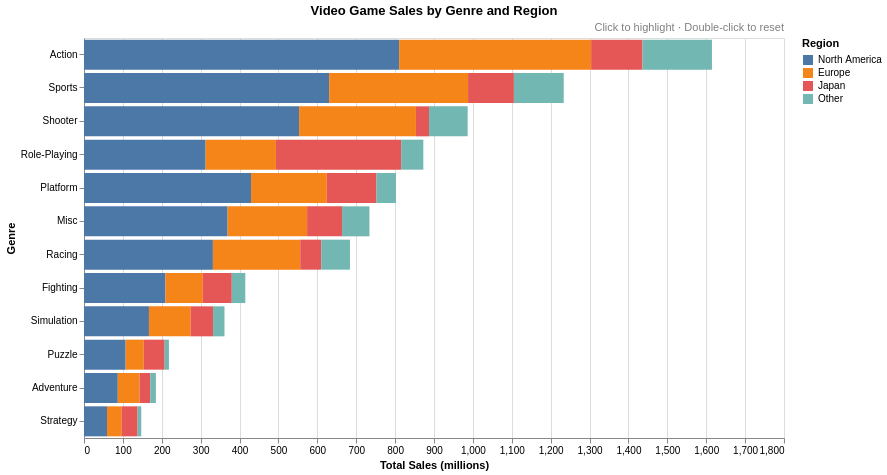

Here is the notebook cell this chart was saved with:
### Code cell
import pandas as pd
import altair as alt

df = pd.read_csv('videogamesales.csv')
df = df.dropna(subset=['Year'])
df['Publisher'] = df['Publisher'].fillna('Unknown')
df['Year'] = df['Year'].astype(int)
df = df[(df['Year'] >= 1980) & (df['Year'] <= 2016)]

genre_region = (
    df.groupby('Genre')[['NA_Sales', 'EU_Sales', 'JP_Sales', 'Other_Sales']]
    .sum()
    .reset_index())

genre_region['Total'] = genre_region[['NA_Sales', 'EU_Sales', 'JP_Sales', 'Other_Sales']].sum(axis=1)

for region, col in [('NA', 'NA_Sales'), ('EU', 'EU_Sales'), ('JP', 'JP_Sales'), ('Other', 'Other_Sales')]:
    genre_region[f'{region}_Pct'] = (genre_region[col] / genre_region['Total'] * 100).round(1)

genre_long = genre_region.melt(
    id_vars=['Genre', 'Total', 'NA_Pct', 'EU_Pct', 'JP_Pct', 'Other_Pct'],
    value_vars=['NA_Sales', 'EU_Sales', 'JP_Sales', 'Other_Sales'],
    var_name='Region',
    value_name='Sales')

genre_long['Region'] = genre_long['Region'].map({
    'NA_Sales': 'North America',
    'EU_Sales': 'Europe',
    'JP_Sales': 'Japan',
    'Other_Sales': 'Other'})

genre_long['Pct'] = genre_long.apply(
    lambda row: genre_region.loc[
        genre_region['Genre'] == row['Genre'],
        {'North America': 'NA_Pct', 'Europe': 'EU_Pct', 'Japan': 'JP_Pct', 'Other': 'Other_Pct'}[row['Region']]
    ].values[0], axis=1)

sort_options = {
    key: genre_region.sort_values(col, ascending=False)['Genre'].tolist()
    for key, col in [('Total Sales', 'Total'), ('NA Sales', 'NA_Sales'), ('EU Sales', 'EU_Sales'), ('JP Sales', 'JP_Sales')]
}

color_map = {
    'North America': '#4C78A8',
    'Europe':        '#F58518',
    'Japan':         '#E45756',
    'Other':         '#72B7B2'}

highlight = alt.selection_point(fields=['Genre'], on='click', empty='all')

bars = (
    alt.Chart(genre_long)
    .mark_bar()
    .encode(
        x=alt.X('Sales:Q', title='Total Sales (millions)'),
        y=alt.Y('Genre:N', title='Genre', sort=sort_options['Total Sales']),
        color=alt.Color('Region:N',
            scale=alt.Scale(domain=list(color_map.keys()), range=list(color_map.values())),
            legend=alt.Legend(title='Region')),
        opacity=alt.condition(highlight, alt.value(1.0), alt.value(0.3)),
        tooltip=[
            alt.Tooltip('Genre:N', title='Genre'),
            alt.Tooltip('Region:N', title='Region'),
            alt.Tooltip('Sales:Q', title='Sales (M)', format='.1f'),
            alt.Tooltip('Pct:Q', title='% of Genre Total', format='.1f'),
            alt.Tooltip('Total:Q', title='Genre Total (M)', format='.1f')])
    .add_params(highlight)
    .properties(width=700, height=400, title='Video Game Sales by Genre and Region'))

note = (
    alt.Chart({'values': [{}]})
    .mark_text(align='right', color='gray', fontSize=11)
    .encode(
        x=alt.value(700),
        y=alt.value(-10),
        text=alt.value('Click to highlight · Double-click to reset')))

(bars + note)

### Figure 1 — Vega-Lite specification as saved in the notebook (floating-point values rounded to 4 significant figures)
{"config": {"view": {"continuousWidth": 300, "continuousHeight": 300}}, "layer": [{"data": {"name": "data-09096cf95cfa2ae25aed7c248ce028a6"}, "mark": {"type": "bar"}, "encoding": {"color": {"field": "Region", "legend": {"title": "Region"}, "scale": {"domain": ["North America", "Europe", "Japan", "Other"], "range": ["#4C78A8", "#F58518", "#E45756", "#72B7B2"]}, "type": "nominal"}, "opacity": {"condition": {"param": "param_4c057a77f87136eb", "value": 1.0}, "value": 0.3}, "tooltip": [{"field": "Genre", "title": "Genre", "type": "nominal"}, {"field": "Region", "title": "Region", "type": "nominal"}, {"field": "Sales", "format": ".1f", "title": "Sales (M)", "type": "quantitative"}, {"field": "Pct", "format": ".1f", "title": "% of Genre Total", "type": "quantitative"}, {"field": "Total", "format": ".1f", "title": "Genre Total (M)", "type": "quantitative"}], "x": {"field": "Sales", "title": "Total Sales (millions)", "type": "quantitative"}, "y": {"field": "Genre", "sort": ["Action", "Sports", "Shooter", "Role-Playing", "Platform", "Misc", "Racing", "Fighting", "Simulation", "Puzzle", "Adventure", "Strategy"], "title": "Genre", "type": "nominal"}}, "name": "view_a944a92a714587db_0", "title": "Video Game Sales by Genre and Region"}, {"data": {"name": "empty"}, "mark": {"type": "text", "align": "right", "color": "gray", "fontSize": 11}, "encoding": {"text": {"value": "Click to highlight · Double-click to reset"}, "x": {"value": 700}, "y": {"value": -10}}}], "height": 400, "params": [{"name": "param_4c057a77f87136eb", "select": {"type": "point", "fields": ["Genre"], "on": "click"}, "views": ["view_a944a92a714587db_0"]}], "width": 700, "$schema": "https://vega.github.io/schema/vega-lite/v6.1.0.json", "datasets": {"data-09096cf95cfa2ae25aed7c248ce028a6": [{"Genre": "Action", "Total": 1615.0, "NA_Pct": 50.2, "EU_Pct": 30.6, "JP_Pct": 8.2, "Other_Pct": 11.1, "Region": "North America", "Sales": 810.3, "Pct": 50.2}, {"Genre": "Adventure", "Total": 184.8, "NA_Pct": 47.0, "EU_Pct": 30.3, "JP_Pct": 14.9, "Other_Pct": 7.8, "Region": "North America", "Sales": 86.91, "Pct": 47.0}, {"Genre": "Fighting", "Total": 414.8, "NA_Pct": 50.5, "EU_Pct": 23.1, "JP_Pct": 18.0, "Other_Pct": 8.4, "Region": "North America", "Sales": 209.6, "Pct": 50.5}, {"Genre": "Misc", "Total": 734.0, "NA_Pct": 50.3, "EU_Pct": 27.9, "JP_Pct": 12.2, "Other_Pct": 9.6, "Region": "North America", "Sales": 369.2, "Pct": 50.3}, {"Genre": "Platform", "Total": 802.2, "NA_Pct": 53.5, "EU_Pct": 24.3, "JP_Pct": 15.9, "Other_Pct": 6.2, "Region": "North America", "Sales": 429.5, "Pct": 53.5}, {"Genre": "Puzzle", "Total": 218.4, "NA_Pct": 49.0, "EU_Pct": 21.3, "JP_Pct": 24.6, "Other_Pct": 5.1, "Region": "North America", "Sales": 107.1, "Pct": 49.0}, {"Genre": "Racing", "Total": 683.9, "NA_Pct": 48.5, "EU_Pct": 32.8, "JP_Pct": 7.9, "Other_Pct": 10.8, "Region": "North America", "Sales": 331.5, "Pct": 48.5}, {"Genre": "Role-Playing", "Total": 872.5, "NA_Pct": 35.8, "EU_Pct": 20.7, "JP_Pct": 36.9, "Other_Pct": 6.5, "Region": "North America", "Sales": 312.7, "Pct": 35.8}, {"Genre": "Shooter", "Total": 986.6, "NA_Pct": 56.1, "EU_Pct": 30.5, "JP_Pct": 3.4, "Other_Pct": 10.1, "Region": "North America", "Sales": 553.1, "Pct": 56.1}, {"Genre": "Simulation", "Total": 361.3, "NA_Pct": 46.2, "EU_Pct": 29.7, "JP_Pct": 15.9, "Other_Pct": 8.1, "Region": "North America", "Sales": 167.0, "Pct": 46.2}, {"Genre": "Sports", "Total": 1234.0, "NA_Pct": 51.1, "EU_Pct": 29.0, "JP_Pct": 9.6, "Other_Pct": 10.4, "Region": "North America", "Sales": 630.4, "Pct": 51.1}, {"Genre": "Strategy", "Total": 147.2, "NA_Pct": 40.1, "EU_Pct": 25.8, "JP_Pct": 27.6, "Other_Pct": 6.4, "Region": "North America", "Sales": 59.1, "Pct": 40.1}, {"Genre": "Action", "Total": 1615.0, "NA_Pct": 50.2, "EU_Pct": 30.6, "JP_Pct": 8.2, "Other_Pct": 11.1, "Region": "Europe", "Sales": 493.7, "Pct": 30.6}, {"Genre": "Adventure", "Total": 184.8, "NA_Pct": 47.0, "EU_Pct": 30.3, "JP_Pct": 14.9, "Other_Pct": 7.8, "Region": "Europe", "Sales": 55.98, "Pct": 30.3}, {"Genre": "Fighting", "Total": 414.8, "NA_Pct": 50.5, "EU_Pct": 23.1, "JP_Pct": 18.0, "Other_Pct": 8.4, "Region": "Europe", "Sales": 95.88, "Pct": 23.1}, {"Genre": "Misc", "Total": 734.0, "NA_Pct": 50.3, "EU_Pct": 27.9, "JP_Pct": 12.2, "Other_Pct": 9.6, "Region": "Europe", "Sales": 204.4, "Pct": 27.9}, {"Genre": "Platform", "Total": 802.2, "NA_Pct": 53.5, "EU_Pct": 24.3, "JP_Pct": 15.9, "Other_Pct": 6.2, "Region": "Europe", "Sales": 194.7, "Pct": 24.3}, {"Genre": "Puzzle", "Total": 218.4, "NA_Pct": 49.0, "EU_Pct": 21.3, "JP_Pct": 24.6, "Other_Pct": 5.1, "Region": "Europe", "Sales": 46.63, "Pct": 21.3}, {"Genre": "Racing", "Total": 683.9, "NA_Pct": 48.5, "EU_Pct": 32.8, "JP_Pct": 7.9, "Other_Pct": 10.8, "Region": "Europe", "Sales": 224.5, "Pct": 32.8}, {"Genre": "Role-Playing", "Total": 872.5, "NA_Pct": 35.8, "EU_Pct": 20.7, "JP_Pct": 36.9, "Other_Pct": 6.5, "Region": "Europe", "Sales": 180.9, "Pct": 20.7}, {"Genre": "Shooter", "Total": 986.6, "NA_Pct": 56.1, "EU_Pct": 30.5, "JP_Pct": 3.4, "Other_Pct": 10.1, "Region": "Europe", "Sales": 300.5, "Pct": 30.5}, {"Genre": "Simulation", "Total": 361.3, "NA_Pct": 46.2, "EU_Pct": 29.7, "JP_Pct": 15.9, "Other_Pct": 8.1, "Region": "Europe", "Sales": 107.5, "Pct": 29.7}, {"Genre": "Sports", "Total": 1234.0, "NA_Pct": 51.1, "EU_Pct": 29.0, "JP_Pct": 9.6, "Other_Pct": 10.4, "Region": "Europe", "Sales": 357.3, "Pct": 29.0}, {"Genre": "Strategy", "Total": 147.2, "NA_Pct": 40.1, "EU_Pct": 25.8, "JP_Pct": 27.6, "Other_Pct": 6.4, "Region": "Europe", "Sales": 38.03, "Pct": 25.8}, {"Genre": "Action", "Total": 1615.0, "NA_Pct": 50.2, "EU_Pct": 30.6, "JP_Pct": 8.2, "Other_Pct": 11.1, "Region": "Japan", "Sales": 132.0, "Pct": 8.2}, {"Genre": "Adventure", "Total": 184.8, "NA_Pct": 47.0, "EU_Pct": 30.3, "JP_Pct": 14.9, "Other_Pct": 7.8, "Region": "Japan", "Sales": 27.51, "Pct": 14.9}, {"Genre": "Fighting", "Total": 414.8, "NA_Pct": 50.5, "EU_Pct": 23.1, "JP_Pct": 18.0, "Other_Pct": 8.4, "Region": "Japan", "Sales": 74.55, "Pct": 18.0}, {"Genre": "Misc", "Total": 734.0, "NA_Pct": 50.3, "EU_Pct": 27.9, "JP_Pct": 12.2, "Other_Pct": 9.6, "Region": "Japan", "Sales": 89.86, "Pct": 12.2}, {"Genre": "Platform", "Total": 802.2, "NA_Pct": 53.5, "EU_Pct": 24.3, "JP_Pct": 15.9, "Other_Pct": 6.2, "Region": "Japan", "Sales": 127.9, "Pct": 15.9}, {"Genre": "Puzzle", "Total": 218.4, "NA_Pct": 49.0, "EU_Pct": 21.3, "JP_Pct": 24.6, "Other_Pct": 5.1, "Region": "Japan", "Sales": 53.63, "Pct": 24.6}, {"Genre": "Racing", "Total": 683.9, "NA_Pct": 48.5, "EU_Pct": 32.8, "JP_Pct": 7.9, "Other_Pct": 10.8, "Region": "Japan", "Sales": 54.05, "Pct": 7.9}, {"Genre": "Role-Playing", "Total": 872.5, "NA_Pct": 35.8, "EU_Pct": 20.7, "JP_Pct": 36.9, "Other_Pct": 6.5, "Region": "Japan", "Sales": 321.9, "Pct": 36.9}, {"Genre": "Shooter", "Total": 986.6, "NA_Pct": 56.1, "EU_Pct": 30.5, "JP_Pct": 3.4, "Other_Pct": 10.1, "Region": "Japan", "Sales": 33.65, "Pct": 3.4}, {"Genre": "Simulation", "Total": 361.3, "NA_Pct": 46.2, "EU_Pct": 29.7, "JP_Pct": 15.9, "Other_Pct": 8.1, "Region": "Japan", "Sales": 57.37, "Pct": 15.9}, {"Genre": "Sports", "Total": 1234.0, "NA_Pct": 51.1, "EU_Pct": 29.0, "JP_Pct": 9.6, "Other_Pct": 10.4, "Region": "Japan", "Sales": 117.9, "Pct": 9.6}, {"Genre": "Strategy", "Total": 147.2, "NA_Pct": 40.1, "EU_Pct": 25.8, "JP_Pct": 27.6, "Other_Pct": 6.4, "Region": "Japan", "Sales": 40.64, "Pct": 27.6}, {"Genre": "Action", "Total": 1615.0, "NA_Pct": 50.2, "EU_Pct": 30.6, "JP_Pct": 8.2, "Other_Pct": 11.1, "Region": "Other", "Sales": 178.7, "Pct": 11.1}, {"Genre": "Adventure", "Total": 184.8, "NA_Pct": 47.0, "EU_Pct": 30.3, "JP_Pct": 14.9, "Other_Pct": 7.8, "Region": "Other", "Sales": 14.41, "Pct": 7.8}, {"Genre": "Fighting", "Total": 414.8, "NA_Pct": 50.5, "EU_Pct": 23.1, "JP_Pct": 18.0, "Other_Pct": 8.4, "Region": "Other", "Sales": 34.78, "Pct": 8.4}, {"Genre": "Misc", "Total": 734.0, "NA_Pct": 50.3, "EU_Pct": 27.9, "JP_Pct": 12.2, "Other_Pct": 9.6, "Region": "Other", "Sales": 70.47, "Pct": 9.6}, {"Genre": "Platform", "Total": 802.2, "NA_Pct": 53.5, "EU_Pct": 24.3, "JP_Pct": 15.9, "Other_Pct": 6.2, "Region": "Other", "Sales": 50.03, "Pct": 6.2}, {"Genre": "Puzzle", "Total": 218.4, "NA_Pct": 49.0, "EU_Pct": 21.3, "JP_Pct": 24.6, "Other_Pct": 5.1, "Region": "Other", "Sales": 11.07, "Pct": 5.1}, {"Genre": "Racing", "Total": 683.9, "NA_Pct": 48.5, "EU_Pct": 32.8, "JP_Pct": 7.9, "Other_Pct": 10.8, "Region": "Other", "Sales": 73.83, "Pct": 10.8}, {"Genre": "Role-Playing", "Total": 872.5, "NA_Pct": 35.8, "EU_Pct": 20.7, "JP_Pct": 36.9, "Other_Pct": 6.5, "Region": "Other", "Sales": 57.03, "Pct": 6.5}, {"Genre": "Shooter", "Total": 986.6, "NA_Pct": 56.1, "EU_Pct": 30.5, "JP_Pct": 3.4, "Other_Pct": 10.1, "Region": "Other", "Sales": 99.32, "Pct": 10.1}, {"Genre": "Simulation", "Total": 361.3, "NA_Pct": 46.2, "EU_Pct": 29.7, "JP_Pct": 15.9, "Other_Pct": 8.1, "Region": "Other", "Sales": 29.4, "Pct": 8.1}, {"Genre": "Sports", "Total": 1234.0, "NA_Pct": 51.1, "EU_Pct": 29.0, "JP_Pct": 9.6, "Other_Pct": 10.4, "Region": "Other", "Sales": 128.2, "Pct": 10.4}, {"Genre": "Strategy", "Total": 147.2, "NA_Pct": 40.1, "EU_Pct": 25.8, "JP_Pct": 27.6, "Other_Pct": 6.4, "Region": "Other", "Sales": 9.47, "Pct": 6.4}], "empty": [{}]}}
